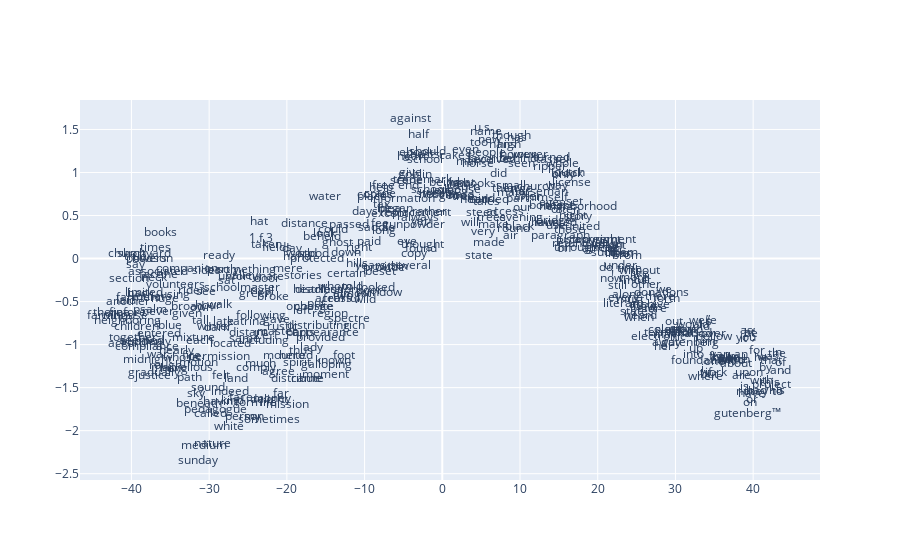

Write notebook code for a chart like this one.
### Code cell
def plot_with_plotly(x_vals, y_vals, labels, plot_in_notebook=True):
    from plotly.offline import init_notebook_mode, iplot, plot
    import plotly.graph_objs as go

    trace = go.Scatter(x=x_vals, y=y_vals, mode='text', text=labels)
    data = [trace]

    if plot_in_notebook:
        init_notebook_mode(connected=True)
        iplot(data, filename='word-embedding-plot')
    else:
        plot(data, filename='word-embedding-plot.html')


def plot_with_matplotlib(x_vals, y_vals, labels):
    import matplotlib.pyplot as plt
    import random

    random.seed(0)

    plt.figure(figsize=(12, 12))
    plt.scatter(x_vals, y_vals)

    #
    # Label randomly subsampled 25 data points
    #
    indices = list(range(len(labels)))
    selected_indices = random.sample(indices, 25)
    for i in selected_indices:
        plt.annotate(labels[i], (x_vals[i], y_vals[i]))

try:
    get_ipython()
except Exception:
    plot_function = plot_with_matplotlib
else:
    plot_function = plot_with_plotly

plot_function(x_vals, y_vals, labels)

### Figure 1 — Plotly figure (JSON) as saved in the notebook; plotly's stock layout.template omitted (floating-point values rounded to 4 significant figures; data arrays with more than 128 entries replaced by an {"elided": "..."} marker saying what was removed)
{"data": [{"mode": "text", "text": {"elided": "418 str values"}, "type": "scatter", "x": {"elided": "418 float values"}, "y": {"elided": "418 float values"}}], "layout": {}}
